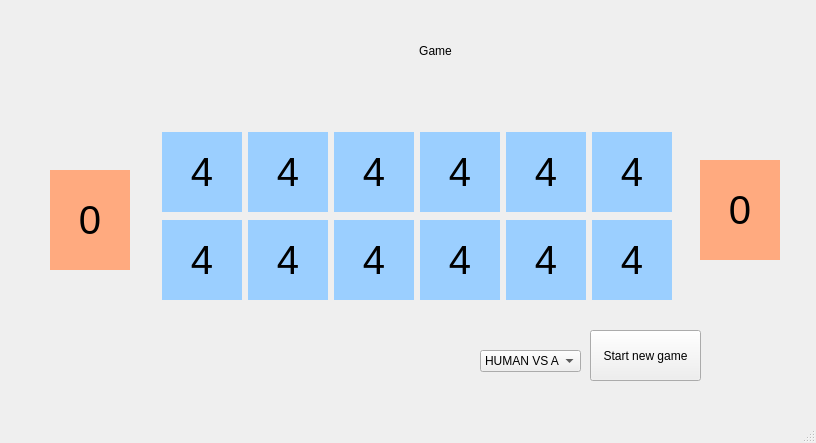
<?xml version="1.0" encoding="UTF-8"?>
<ui version="4.0">
 <class>MainWindow</class>
 <widget class="QMainWindow" name="MainWindow">
  <property name="geometry">
   <rect>
    <x>0</x>
    <y>0</y>
    <width>816</width>
    <height>443</height>
   </rect>
  </property>
  <property name="windowTitle">
   <string>MainWindow</string>
  </property>
  <widget class="QWidget" name="centralwidget">
   <widget class="QPushButton" name="start_game">
    <property name="geometry">
     <rect>
      <x>590</x>
      <y>330</y>
      <width>111</width>
      <height>51</height>
     </rect>
    </property>
    <property name="text">
     <string>Start new game</string>
    </property>
   </widget>
   <widget class="QLabel" name="info">
    <property name="geometry">
     <rect>
      <x>290</x>
      <y>30</y>
      <width>291</width>
      <height>41</height>
     </rect>
    </property>
    <property name="styleSheet">
     <string notr="true">font: 20pt &quot;MS Shell Dlg 2&quot;;</string>
    </property>
    <property name="text">
     <string>Game</string>
    </property>
    <property name="alignment">
     <set>Qt::AlignCenter</set>
    </property>
   </widget>
   <widget class="QComboBox" name="select">
    <property name="geometry">
     <rect>
      <x>480</x>
      <y>350</y>
      <width>101</width>
      <height>22</height>
     </rect>
    </property>
    <item>
     <property name="text">
      <string>HUMAN VS AI</string>
     </property>
    </item>
    <item>
     <property name="text">
      <string>AI VS AI</string>
     </property>
    </item>
   </widget>
   <widget class="QLabel" name="b_0">
    <property name="geometry">
     <rect>
      <x>162</x>
      <y>220</y>
      <width>80</width>
      <height>80</height>
     </rect>
    </property>
    <property name="minimumSize">
     <size>
      <width>80</width>
      <height>80</height>
     </size>
    </property>
    <property name="maximumSize">
     <size>
      <width>80</width>
      <height>80</height>
     </size>
    </property>
    <property name="font">
     <font>
      <family>Arial</family>
      <pointsize>30</pointsize>
     </font>
    </property>
    <property name="styleSheet">
     <string notr="true">background-color: rgb(155, 207, 255);
BORDER:2PX SOLID BLACK;
</string>
    </property>
    <property name="text">
     <string>4</string>
    </property>
    <property name="alignment">
     <set>Qt::AlignCenter</set>
    </property>
   </widget>
   <widget class="QLabel" name="b_1">
    <property name="geometry">
     <rect>
      <x>248</x>
      <y>220</y>
      <width>80</width>
      <height>80</height>
     </rect>
    </property>
    <property name="minimumSize">
     <size>
      <width>80</width>
      <height>80</height>
     </size>
    </property>
    <property name="maximumSize">
     <size>
      <width>80</width>
      <height>80</height>
     </size>
    </property>
    <property name="font">
     <font>
      <family>Arial</family>
      <pointsize>30</pointsize>
     </font>
    </property>
    <property name="styleSheet">
     <string notr="true">background-color: rgb(155, 207, 255);
BORDER:2PX SOLID BLACK;
</string>
    </property>
    <property name="text">
     <string>4</string>
    </property>
    <property name="alignment">
     <set>Qt::AlignCenter</set>
    </property>
   </widget>
   <widget class="QLabel" name="b_2">
    <property name="geometry">
     <rect>
      <x>334</x>
      <y>220</y>
      <width>80</width>
      <height>80</height>
     </rect>
    </property>
    <property name="minimumSize">
     <size>
      <width>80</width>
      <height>80</height>
     </size>
    </property>
    <property name="maximumSize">
     <size>
      <width>80</width>
      <height>80</height>
     </size>
    </property>
    <property name="font">
     <font>
      <family>Arial</family>
      <pointsize>30</pointsize>
     </font>
    </property>
    <property name="styleSheet">
     <string notr="true">background-color: rgb(155, 207, 255);
BORDER:2PX SOLID BLACK;
</string>
    </property>
    <property name="text">
     <string>4</string>
    </property>
    <property name="alignment">
     <set>Qt::AlignCenter</set>
    </property>
   </widget>
   <widget class="QLabel" name="b_3">
    <property name="geometry">
     <rect>
      <x>420</x>
      <y>220</y>
      <width>80</width>
      <height>80</height>
     </rect>
    </property>
    <property name="minimumSize">
     <size>
      <width>80</width>
      <height>80</height>
     </size>
    </property>
    <property name="maximumSize">
     <size>
      <width>80</width>
      <height>80</height>
     </size>
    </property>
    <property name="font">
     <font>
      <family>Arial</family>
      <pointsize>30</pointsize>
     </font>
    </property>
    <property name="styleSheet">
     <string notr="true">background-color: rgb(155, 207, 255);
BORDER:2PX SOLID BLACK;
</string>
    </property>
    <property name="text">
     <string>4</string>
    </property>
    <property name="alignment">
     <set>Qt::AlignCenter</set>
    </property>
   </widget>
   <widget class="QLabel" name="b_4">
    <property name="geometry">
     <rect>
      <x>506</x>
      <y>220</y>
      <width>80</width>
      <height>80</height>
     </rect>
    </property>
    <property name="minimumSize">
     <size>
      <width>80</width>
      <height>80</height>
     </size>
    </property>
    <property name="maximumSize">
     <size>
      <width>80</width>
      <height>80</height>
     </size>
    </property>
    <property name="font">
     <font>
      <family>Arial</family>
      <pointsize>30</pointsize>
     </font>
    </property>
    <property name="styleSheet">
     <string notr="true">background-color: rgb(155, 207, 255);
BORDER:2PX SOLID BLACK;
</string>
    </property>
    <property name="text">
     <string>4</string>
    </property>
    <property name="alignment">
     <set>Qt::AlignCenter</set>
    </property>
   </widget>
   <widget class="QLabel" name="b_5">
    <property name="geometry">
     <rect>
      <x>592</x>
      <y>220</y>
      <width>80</width>
      <height>80</height>
     </rect>
    </property>
    <property name="minimumSize">
     <size>
      <width>80</width>
      <height>80</height>
     </size>
    </property>
    <property name="maximumSize">
     <size>
      <width>80</width>
      <height>80</height>
     </size>
    </property>
    <property name="font">
     <font>
      <family>Arial</family>
      <pointsize>30</pointsize>
     </font>
    </property>
    <property name="styleSheet">
     <string notr="true">background-color: rgb(155, 207, 255);
BORDER:2PX SOLID BLACK;
</string>
    </property>
    <property name="text">
     <string>4</string>
    </property>
    <property name="alignment">
     <set>Qt::AlignCenter</set>
    </property>
   </widget>
   <widget class="QLabel" name="b_studnia">
    <property name="geometry">
     <rect>
      <x>700</x>
      <y>160</y>
      <width>80</width>
      <height>100</height>
     </rect>
    </property>
    <property name="minimumSize">
     <size>
      <width>80</width>
      <height>100</height>
     </size>
    </property>
    <property name="font">
     <font>
      <pointsize>30</pointsize>
     </font>
    </property>
    <property name="styleSheet">
     <string notr="true">background-color: rgb(255, 170, 127);
BORDER:2PX SOLID BLACK;
</string>
    </property>
    <property name="text">
     <string>0</string>
    </property>
    <property name="alignment">
     <set>Qt::AlignCenter</set>
    </property>
   </widget>
   <widget class="QLabel" name="a_studnia">
    <property name="geometry">
     <rect>
      <x>50</x>
      <y>170</y>
      <width>80</width>
      <height>100</height>
     </rect>
    </property>
    <property name="minimumSize">
     <size>
      <width>80</width>
      <height>100</height>
     </size>
    </property>
    <property name="font">
     <font>
      <pointsize>30</pointsize>
     </font>
    </property>
    <property name="styleSheet">
     <string notr="true">background-color: rgb(255, 170, 127);
BORDER:2PX SOLID BLACK;
</string>
    </property>
    <property name="text">
     <string>0</string>
    </property>
    <property name="alignment">
     <set>Qt::AlignCenter</set>
    </property>
   </widget>
   <widget class="QLabel" name="a_3">
    <property name="geometry">
     <rect>
      <x>334</x>
      <y>132</y>
      <width>80</width>
      <height>80</height>
     </rect>
    </property>
    <property name="minimumSize">
     <size>
      <width>80</width>
      <height>80</height>
     </size>
    </property>
    <property name="maximumSize">
     <size>
      <width>80</width>
      <height>80</height>
     </size>
    </property>
    <property name="font">
     <font>
      <family>Arial</family>
      <pointsize>30</pointsize>
     </font>
    </property>
    <property name="styleSheet">
     <string notr="true">background-color: rgb(155, 207, 255);
BORDER:2PX SOLID BLACK;
</string>
    </property>
    <property name="text">
     <string>4</string>
    </property>
    <property name="alignment">
     <set>Qt::AlignCenter</set>
    </property>
   </widget>
   <widget class="QLabel" name="a_5">
    <property name="geometry">
     <rect>
      <x>162</x>
      <y>132</y>
      <width>80</width>
      <height>80</height>
     </rect>
    </property>
    <property name="minimumSize">
     <size>
      <width>80</width>
      <height>80</height>
     </size>
    </property>
    <property name="maximumSize">
     <size>
      <width>80</width>
      <height>80</height>
     </size>
    </property>
    <property name="font">
     <font>
      <family>Arial</family>
      <pointsize>30</pointsize>
     </font>
    </property>
    <property name="styleSheet">
     <string notr="true">background-color: rgb(155, 207, 255);
BORDER:2PX SOLID BLACK;
</string>
    </property>
    <property name="text">
     <string>4</string>
    </property>
    <property name="alignment">
     <set>Qt::AlignCenter</set>
    </property>
   </widget>
   <widget class="QLabel" name="a_1">
    <property name="geometry">
     <rect>
      <x>506</x>
      <y>132</y>
      <width>80</width>
      <height>80</height>
     </rect>
    </property>
    <property name="minimumSize">
     <size>
      <width>80</width>
      <height>80</height>
     </size>
    </property>
    <property name="maximumSize">
     <size>
      <width>80</width>
      <height>80</height>
     </size>
    </property>
    <property name="font">
     <font>
      <family>Arial</family>
      <pointsize>30</pointsize>
     </font>
    </property>
    <property name="styleSheet">
     <string notr="true">background-color: rgb(155, 207, 255);
BORDER:2PX SOLID BLACK;
</string>
    </property>
    <property name="text">
     <string>4</string>
    </property>
    <property name="alignment">
     <set>Qt::AlignCenter</set>
    </property>
   </widget>
   <widget class="QLabel" name="a_2">
    <property name="geometry">
     <rect>
      <x>420</x>
      <y>132</y>
      <width>80</width>
      <height>80</height>
     </rect>
    </property>
    <property name="minimumSize">
     <size>
      <width>80</width>
      <height>80</height>
     </size>
    </property>
    <property name="maximumSize">
     <size>
      <width>80</width>
      <height>80</height>
     </size>
    </property>
    <property name="font">
     <font>
      <family>Arial</family>
      <pointsize>30</pointsize>
     </font>
    </property>
    <property name="styleSheet">
     <string notr="true">background-color: rgb(155, 207, 255);
BORDER:2PX SOLID BLACK;
</string>
    </property>
    <property name="text">
     <string>4</string>
    </property>
    <property name="alignment">
     <set>Qt::AlignCenter</set>
    </property>
   </widget>
   <widget class="QLabel" name="a_4">
    <property name="geometry">
     <rect>
      <x>248</x>
      <y>132</y>
      <width>80</width>
      <height>80</height>
     </rect>
    </property>
    <property name="minimumSize">
     <size>
      <width>80</width>
      <height>80</height>
     </size>
    </property>
    <property name="maximumSize">
     <size>
      <width>80</width>
      <height>80</height>
     </size>
    </property>
    <property name="font">
     <font>
      <family>Arial</family>
      <pointsize>30</pointsize>
     </font>
    </property>
    <property name="styleSheet">
     <string notr="true">background-color: rgb(155, 207, 255);
BORDER:2PX SOLID BLACK;
</string>
    </property>
    <property name="text">
     <string>4</string>
    </property>
    <property name="alignment">
     <set>Qt::AlignCenter</set>
    </property>
   </widget>
   <widget class="QLabel" name="a_0">
    <property name="geometry">
     <rect>
      <x>592</x>
      <y>132</y>
      <width>80</width>
      <height>80</height>
     </rect>
    </property>
    <property name="minimumSize">
     <size>
      <width>80</width>
      <height>80</height>
     </size>
    </property>
    <property name="maximumSize">
     <size>
      <width>80</width>
      <height>80</height>
     </size>
    </property>
    <property name="font">
     <font>
      <family>Arial</family>
      <pointsize>30</pointsize>
     </font>
    </property>
    <property name="styleSheet">
     <string notr="true">background-color: rgb(155, 207, 255);
BORDER:2PX SOLID BLACK;
</string>
    </property>
    <property name="text">
     <string>4</string>
    </property>
    <property name="alignment">
     <set>Qt::AlignCenter</set>
    </property>
   </widget>
  </widget>
  <widget class="QMenuBar" name="menubar">
   <property name="geometry">
    <rect>
     <x>0</x>
     <y>0</y>
     <width>816</width>
     <height>21</height>
    </rect>
   </property>
  </widget>
  <widget class="QStatusBar" name="statusbar"/>
 </widget>
 <resources/>
 <connections/>
</ui>
